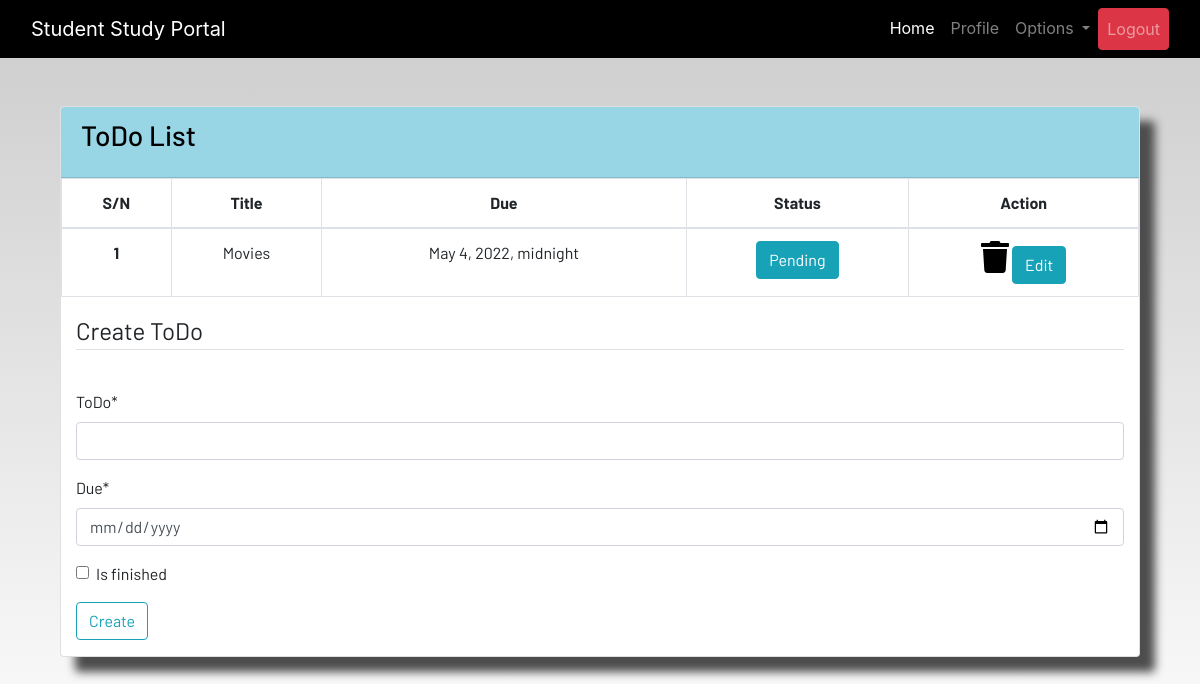
The app's page /todo (signed in), older data.
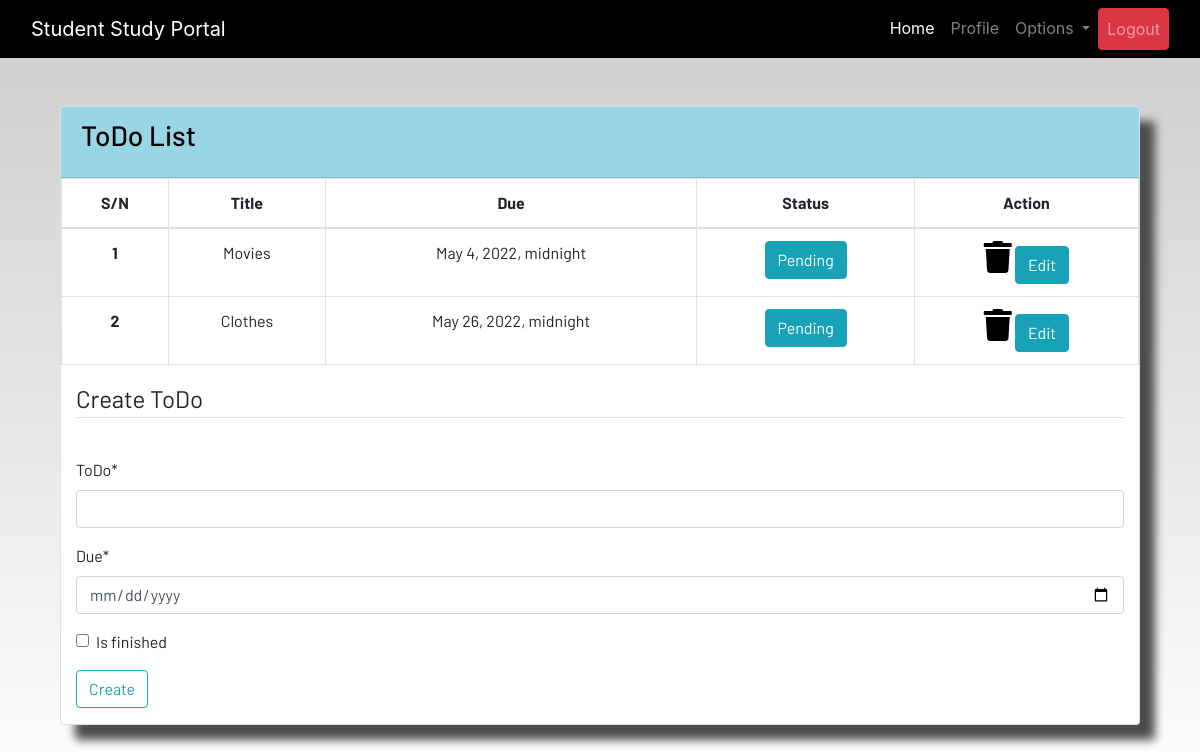
The same page, newer data.
### dashboard/models.py (models this page shows, shortened)
class ToDo(models.Model):
    user = models.ForeignKey(User, on_delete=models.CASCADE)
    title = models.CharField(_('ToDo'),max_length=100)
    due = models.DateTimeField()
    is_finished = models.BooleanField(default=False)
    class Meta:
        verbose_name = "ToDo"
        verbose_name_plural = "ToDo"

### dashboard/views.py (the view)
# urls.py: path('todo', views.todo, name='todo'),
@login_required
def todo(request):
    if request.method == "POST":
        form = ToDoForm(request.POST)
        if form.is_valid():
            try:
                finished = request.POST['is_finished']
                if finished == 'on':
                    finished = True
                else:
                    finished = False
            except:
                finished = False
            todo = ToDo(
                user=request.user,
                title=request.POST['title'],
                due=request.POST['due'],
                is_finished=finished
            )
            todo.save()
            messages.success(request, 'The ToDo "{}" was added successfully'.format(todo.title))
            return redirect('todo')
    else:
        form = ToDoForm()
    todo = ToDo.objects.filter(user=request.user)
    if len(todo) == 0:
        todo_done = True
    else:
        todo_done = False
    data = {'todos':todo, 'todo_done':todo_done, 'form':form}
    return render(request, 'dashboard/todo.html', data)

### dashboard/forms.py
class ToDoForm(forms.ModelForm):
    class Meta:
        model = ToDo
        widgets = {'due':DateInput()}
        fields = ['title','due','is_finished']

### dashboard/templates/dashboard/todo.html (shortened to what this page needs)
{% extends 'dashboard/base.html' %}
{% load static %}
{% load crispy_forms_tags %}
{% block content %}
<div class="container">
    {% if not todo_done %}
    <section class="content">
        <div class="container-fluid">
            <div class="row">
                <div class="col-md-12">
                    <div class="card">
                        <div class="card-header">
                            <h3 class="card-title">ToDo List</h3>
                        </div>
                        <div class="card-body table-responsive p-0">
                            <table class="table table-hover text-nowrap table-bordered">
                                <thead style="text-align:center">
                                    <tr>
                                        <th scope="col">S/N</th>
                                        <th scope="col">Title</th>
                                        <th scope="col">Due</th>
                                        <th scope="col">Status</th>
                                        <th scope="col">Action</th>
                                    </tr>
                                </thead>
                                <tbody style="text-align: center;">
                                    {% for todo in todos %}
                                    <tr>
                                        <th scope="row">{{forloop.counter}}</th>
                                        <td>{{todo.title}}</td>
                                        <td>{{todo.due}}</td>
                                        <td>
                                            <div>
                                                {% if todo.is_finished == True %}
                                                <button class="btn btn-success">Done</button>
                                                {% else %}
                                                <button class="btn btn-info">Pending</button>
                                                {% endif %}
                                            </div>
                                        </td>
                                        <td>
                                            <a href="{% url 'delete-todo' todo.id %}"><i
                                                    class="fa fa-trash fa-2x"></i></a>
                                            <button class="btn btn-info">Edit</button>
                                        </td>
                                    </tr>
                                    {% endfor %}
                                </tbody>
                            </table>
                            {% else %}
                            <h4>All tasks have been done!! create to add more</h4>
                            {% endif %}
                        </div>
                        <div class=" container">
                            <form method="POST">
                                <fieldset class="form-group">
                                    <legend class="border-bottom mb-4">Create ToDo</legend>
                                </fieldset>
                                {{form|crispy}}
                                <div class="form-group">
                                    <button href="" class="btn btn-outline-info" type="submit">
                                        Create
                                    </button>
                                </div>
                            </form>
                        </div>
                    </div>
                </div>
            </div>
        </div>
    </section>
    <br>
</div>
{% endblock content %}

Row changes from the older to the newer data that the page shows:
added ToDo: title "Clothes", due "May 26, 2022, midnight", is_finished "Pending"
